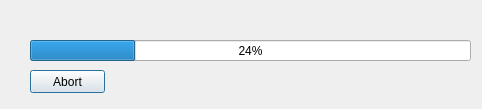
<?xml version="1.0" encoding="UTF-8"?>
<ui version="4.0">
 <class>Dialog</class>
 <widget class="QDialog" name="Dialog">
  <property name="geometry">
   <rect>
    <x>0</x>
    <y>0</y>
    <width>482</width>
    <height>109</height>
   </rect>
  </property>
  <property name="windowTitle">
   <string>Processing..</string>
  </property>
  <widget class="QProgressBar" name="progressBar">
   <property name="geometry">
    <rect>
     <x>30</x>
     <y>40</y>
     <width>441</width>
     <height>21</height>
    </rect>
   </property>
   <property name="value">
    <number>24</number>
   </property>
  </widget>
  <widget class="QPushButton" name="btnAbort">
   <property name="geometry">
    <rect>
     <x>30</x>
     <y>70</y>
     <width>75</width>
     <height>23</height>
    </rect>
   </property>
   <property name="text">
    <string>Abort</string>
   </property>
  </widget>
  <widget class="QLabel" name="label">
   <property name="geometry">
    <rect>
     <x>30</x>
     <y>10</y>
     <width>441</width>
     <height>21</height>
    </rect>
   </property>
   <property name="text">
    <string/>
   </property>
  </widget>
 </widget>
 <resources/>
 <connections/>
</ui>
